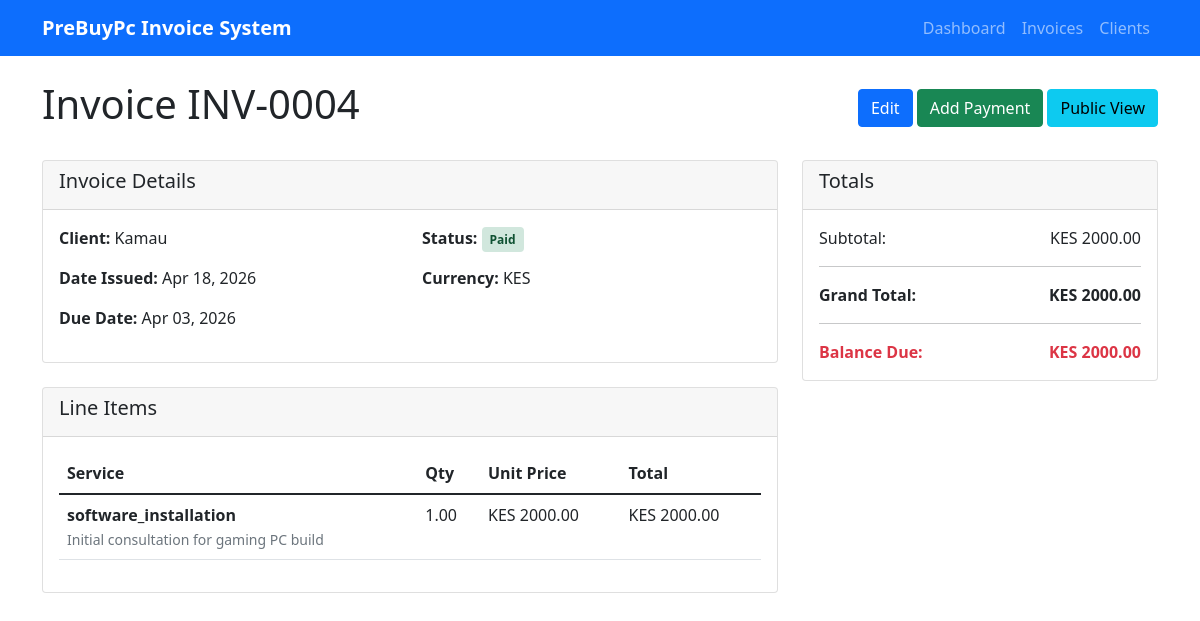
Screenshot of /invoices/4/ with the database file from the repository.
### invoices/models.py (models this page shows, shortened)
class Invoice(models.Model):
    STATUS_CHOICES = [
        ('draft', 'Draft'),
        ('sent', 'Sent'),
        ('paid', 'Paid'),
        ('overdue', 'Overdue'),
        ('cancelled', 'Cancelled'),
        ('refunded', 'Refunded'),
    ]
    invoice_number = models.CharField(max_length=50, unique=True)
    client = models.ForeignKey(Client, on_delete=models.CASCADE, related_name='invoices')
    currency = models.CharField(max_length=3, default='KES')
    date_issued = models.DateField(default=timezone.now)
    due_date = models.DateField(null=True, blank=True)
    status = models.CharField(max_length=20, choices=STATUS_CHOICES, default='draft')
    tax_rate = models.DecimalField(max_digits=5, decimal_places=2, default=0)
    discount = models.DecimalField(max_digits=10, decimal_places=2, default=0)
    subtotal = models.DecimalField(max_digits=10, decimal_places=2, default=0)
    tax_amount = models.DecimalField(max_digits=10, decimal_places=2, default=0)
    grand_total = models.DecimalField(max_digits=10, decimal_places=2, default=0)
    paid_at = models.DateTimeField(null=True, blank=True)
    notes = models.TextField(blank=True)
    public_token = models.UUIDField(default=uuid.uuid4, editable=False, unique=True)
    is_active = models.BooleanField(default=True)
    created_at = models.DateTimeField(auto_now_add=True)
    updated_at = models.DateTimeField(auto_now=True)
    @property
    def balance_due(self):
        total_paid = sum(payment.amount for payment in self.payments.all())
        return max(Decimal(0), self.grand_total - total_paid)
    class Meta:
        ordering = ['-created_at']
        indexes = [
            models.Index(fields=['invoice_number']),
            models.Index(fields=['client']),
            models.Index(fields=['status']),
        ]

class Client(models.Model):
    name = models.CharField(max_length=255)
    email = models.EmailField(blank=True)
    phone = models.CharField(max_length=20, blank=True)
    company_name = models.CharField(max_length=255, blank=True)
    billing_address = models.TextField(blank=True)
    kra_pin = models.CharField(max_length=20, blank=True)
    notes = models.TextField(blank=True)
    created_at = models.DateTimeField(auto_now_add=True)
    updated_at = models.DateTimeField(auto_now=True)
    class Meta:
        ordering = ['-created_at']

class InvoiceItem(models.Model):
    SERVICE_CATEGORY_CHOICES = [
        ('pc_hardware', 'PC Hardware'),
        ('component_sourcing', 'Component Sourcing'),
        ('pc_build', 'Complete PC Build'),
        ('software_installation', 'Software Installation'),
        ('consultation', 'PC Consultation'),
        ('maintenance', 'PC Maintenance'),
        ('upgrades', 'PC Upgrades'),
        ('other', 'Other'),
    ]
    invoice = models.ForeignKey(Invoice, on_delete=models.CASCADE, related_name='items')
    service_category = models.CharField(max_length=255, choices=SERVICE_CATEGORY_CHOICES, default='pc_hardware')
    detail_notes = models.TextField(blank=True)
    quantity = models.DecimalField(max_digits=8, decimal_places=2, validators=[MinValueValidator(0)])
    unit_price = models.DecimalField(max_digits=10, decimal_places=2, validators=[MinValueValidator(0)])
    total = models.DecimalField(max_digits=10, decimal_places=2, default=0)
    class Meta:
        ordering = ['id']

### invoices/views.py (the view)
# urls.py: path('invoices/<int:pk>/', views.invoice_detail, name='detail'),
def invoice_detail(request, pk):
    invoice = get_object_or_404(
        Invoice.objects.select_related('client').prefetch_related('items', 'payments'),
        pk=pk
    )
    return render(request, 'invoices/invoice_detail.html', {
        'invoice': invoice
    })

### invoices/templates/invoices/invoice_detail.html (shortened to what this page needs)
{% extends 'invoices/base.html' %}
{% block content %}
<div class="d-flex justify-content-between align-items-center mb-4">
    <h1>Invoice {{ invoice.invoice_number }}</h1>
    <div>
        <a href="{% url 'invoices:edit' invoice.pk %}" class="btn btn-primary">Edit</a>
        <a href="{% url 'invoices:add_payment' invoice.pk %}" class="btn btn-success">Add Payment</a>
        <a href="{% url 'invoices:public' invoice.public_token %}" class="btn btn-info" target="_blank">Public View</a>
    </div>
</div>
<div class="row">
    <div class="col-md-8">
        <div class="card mb-4">
            <div class="card-header">
                <h5>Invoice Details</h5>
            </div>
            <div class="card-body">
                <div class="row">
                    <div class="col-md-6">
                        <p><strong>Client:</strong> {{ invoice.client.name }}</p>
                        <p><strong>Date Issued:</strong> {{ invoice.date_issued|date:"M d, Y" }}</p>
                        <p><strong>Due Date:</strong> {{ invoice.due_date|date:"M d, Y"|default:"—" }}</p>
                    </div>
                    <div class="col-md-6">
                        <p><strong>Status:</strong>
                            <span class="status-badge status-{{ invoice.status }}">
                                {{ invoice.get_status_display }}
                            </span>
                        </p>
                        <p><strong>Currency:</strong> {{ invoice.currency }}</p>
                    </div>
                </div>
            </div>
        </div>
        <div class="card mb-4">
            <div class="card-header">
                <h5>Line Items</h5>
            </div>
            <div class="card-body">
                <div class="table-responsive">
                    <table class="table">
                        <thead>
                            <tr>
                                <th>Service</th>
                                <th>Qty</th>
                                <th>Unit Price</th>
                                <th>Total</th>
                            </tr>
                        </thead>
                        <tbody>
                            {% for item in invoice.items.all %}
                            <tr>
                                <td>
                                    <strong>{{ item.service_category }}</strong>
                                    {% if item.detail_notes %}
                                    <br><small class="text-muted">{{ item.detail_notes }}</small>
                                    {% endif %}
                                </td>
                                <td>{{ item.quantity }}</td>
                                <td>{{ invoice.currency }} {{ item.unit_price|floatformat:2 }}</td>
                                <td>{{ invoice.currency }} {{ item.total|floatformat:2 }}</td>
                            </tr>
                            {% endfor %}
                        </tbody>
                    </table>
                </div>
            </div>
        </div>
    </div>
    <div class="col-md-4">
        <div class="card">
            <div class="card-header">
                <h5>Totals</h5>
            </div>
            <div class="card-body">
                <div class="d-flex justify-content-between">
                    <span>Subtotal:</span>
                    <span>{{ invoice.currency }} {{ invoice.subtotal|floatformat:2 }}</span>
                </div>
                <hr>
                <div class="d-flex justify-content-between fw-bold">
                    <span>Grand Total:</span>
                    <span>{{ invoice.currency }} {{ invoice.grand_total|floatformat:2 }}</span>
                </div>
                {% if invoice.balance_due > 0 %}
                <hr>
                <div class="d-flex justify-content-between text-danger fw-bold">
                    <span>Balance Due:</span>
                    <span>{{ invoice.currency }} {{ invoice.balance_due|floatformat:2 }}</span>
                </div>
                {% endif %}
            </div>
        </div>
    </div>
</div>
{% endblock %}

### invoices/templates/invoices/base.html (style rules this page uses)
.status-badge { padding: 0.25rem 0.5rem; border-radius: 0.25rem; font-size: 0.75rem; font-weight: 600; }
.status-paid { background-color: #d1e7dd; color: #0f5132; }

### rows the page displays
Invoice: invoice_number "INV-0004", client.name "Kamau", date_issued "Apr 18, 2026", due_date "Apr 03, 2026", status "Paid", currency "KES", subtotal "2000.00", grand_total "2000.00", balance_due "2000.00"
InvoiceItem: service_category "software_installation", detail_notes "Initial consultation for gaming PC build", quantity "1.00", unit_price "2000.00", total "2000.00"
